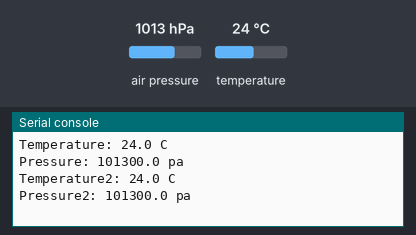
Simulated run of this program. Board: Raspberry Pi Pico running MicroPython. Shown: the last lines printed to the serial console. The test bench sets the inputs (shaded band); at power-on: air pressure 1013 hPa, temperature 24 °C. Library files of the repository ran but are not shown: bmp280.py.

Above: at 2.2 s.
2.3 s: air pressure set to 952 hPa
At 3.6 s:
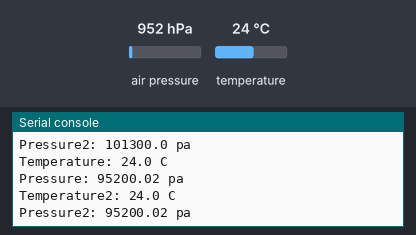
3.8 s: temperature set to 12 °C
At 5.2 s:
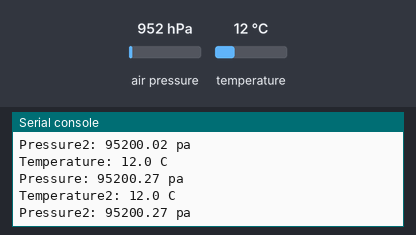
5.3 s: air pressure set to 975 hPa
At 8.2 s:
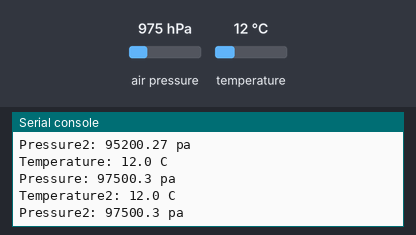
Timing chart, 0 to 9.7 s (numbered marks = the images above; inputs shaded):
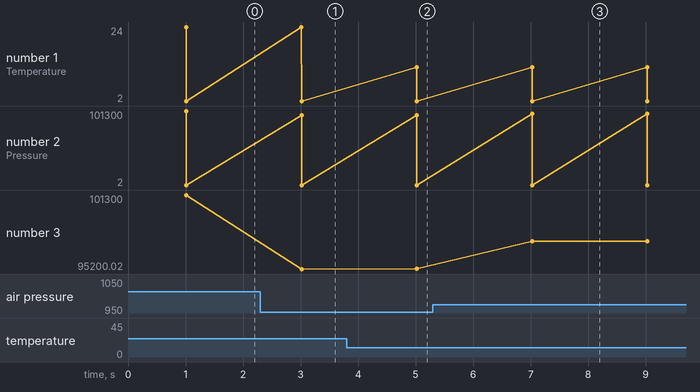

Measured:
- after the input at 2.3 s, the serial console: prints a new line after 0.72 s (image 1)
- after the input at 3.8 s, the serial console: prints a new line after 1.2 s (image 2)
- after the input at 5.3 s, the serial console: prints a new line after 1.7 s (image 3)
- plotted number 3: 101300 → 95200.02 after the input at 2.3 s, 95200.02 → 95200.27 after the input at 3.8 s, 95200.27 → 97500.3 after the input at 5.3 s

The program:

temp.py
```python
# Source: Electrocredible.com, Language: MicroPython

from machine import Pin,I2C
from bmp280 import *
import time

bus = I2C(0,scl=Pin(1),sda=Pin(0),freq=200000)
bmp = BMP280(bus)

bmp.use_case(BMP280_CASE_INDOOR)
time.sleep(1)

bus2 = I2C(1,scl=Pin(3),sda=Pin(2),freq=200000)
bmp2 = BMP280(bus2)

bmp2.use_case(BMP280_CASE_INDOOR)


while True:
    pressure=bmp.pressure
    temp=bmp.temperature

    pressure2=bmp2.pressure
    temp2=bmp2.temperature


    print(f"Temperature: {temp} C")
    print(f"Pressure: {pressure} pa")
    print(f"Temperature2: {temp2} C")
    print(f"Pressure2: {pressure2} pa")


    time.sleep(2)
```
